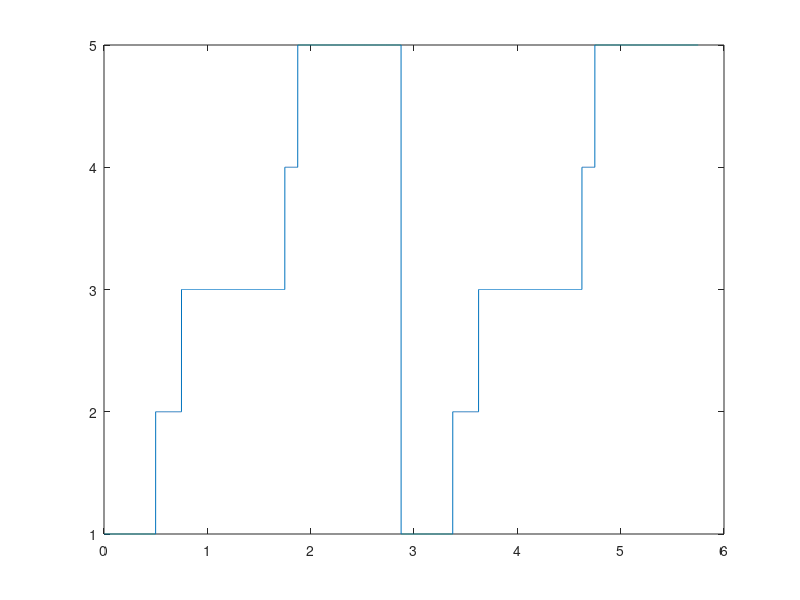

Source code (MATLAB): (Note: this script raises an error after producing the figure.)
clear; close all
% Original Coder
fsamp= 2048;
coder = [repmat(1,1,fsamp/2) repmat(2,1,fsamp/4) repmat(3,1,fsamp) repmat(4,1,fsamp/8) repmat(5,1,fsamp) repmat(1,1,fsamp/2) repmat(2,1,fsamp/4) repmat(3,1,fsamp) repmat(4,1,fsamp/8) repmat(5,1,fsamp)];
tvec = linspace(0,size(coder,2)/fsamp,size(coder,2));
plot(tvec,coder);
hold on
% Coder to Voltage Map; (Pick these up from calibration stage)
CVM = [0.5 1 1.5 2 0.1];

% Switcher
ampCoder = CVM(coder); % This simulates the amplifier readout
ampCoder = circshift(ampCoder,fix(fsamp*0.005)); % Shift to simulate the predepolarization
ampCoder = lowpass(ampCoder,100,fsamp);
ampCoder = ampCoder + (0.01.*randn(1,size(coder,2))); % add some noise
plot(tvec,ampCoder)

% Now try to decode using simple absolute differences
ampDeCoder = abs(ampCoder-CVM'); % absolute Difference
[a,decoder] = min(ampDeCoder,[],1);
plot(tvec,decoder)

% Now make a trialdef variable that you can use to segment the data in
% fieldtrip
for cond = 1:numel(CVM) % loop through number of conditions
    X = find(decoder==cond); % find timings at which condition exists
    blocks = SplitVec(X,'consecutive');
        % Now loop through number of instances
        nmx = [];
        for bl = 1:numel(blocks)
            nmx(bl) = numel(blocks{bl});
            trialdef{cond}(:,bl) = [blocks{bl}(1) blocks{bl}(end)]; % i.e. take first and last samples of each block
        end
        trialdef{cond}(:,nmx<32) = []; % Remove very small blocks
end

% You can now use trialdef{cond} to construct your fieldtrip format data files.



%% The above method will suffice for simply blocking the data. The waverform of the switch confounds
% the exact timing of the decoded signal such that there is a delay from
% the actual start point. This wont matter if were not super keen on
% measuring something like reaction times. However, if the delay is fairly
% constant, then again we can just compensate for this in the calculations.
% I would stick with the above method for now

% Find switching points
dampCoder = diff(ampCoder);
plot(tvec(2:end),dampCoder)
dzampCoder = abs((dampCoder-mean(dampCoder))./std(dampCoder)); % absolute because we dont care about direction

switchPoints = find(dzampCoder>3.5);
switchPoints = SplitVec(switchPoints,'consecutive');

% Ignore the first and last (artefacts of the filtering we did to simulate)
list = 1:size(switchPoints,2);
for i = list
    trialdef(1,i) = switchPoints{i}(1);
end

